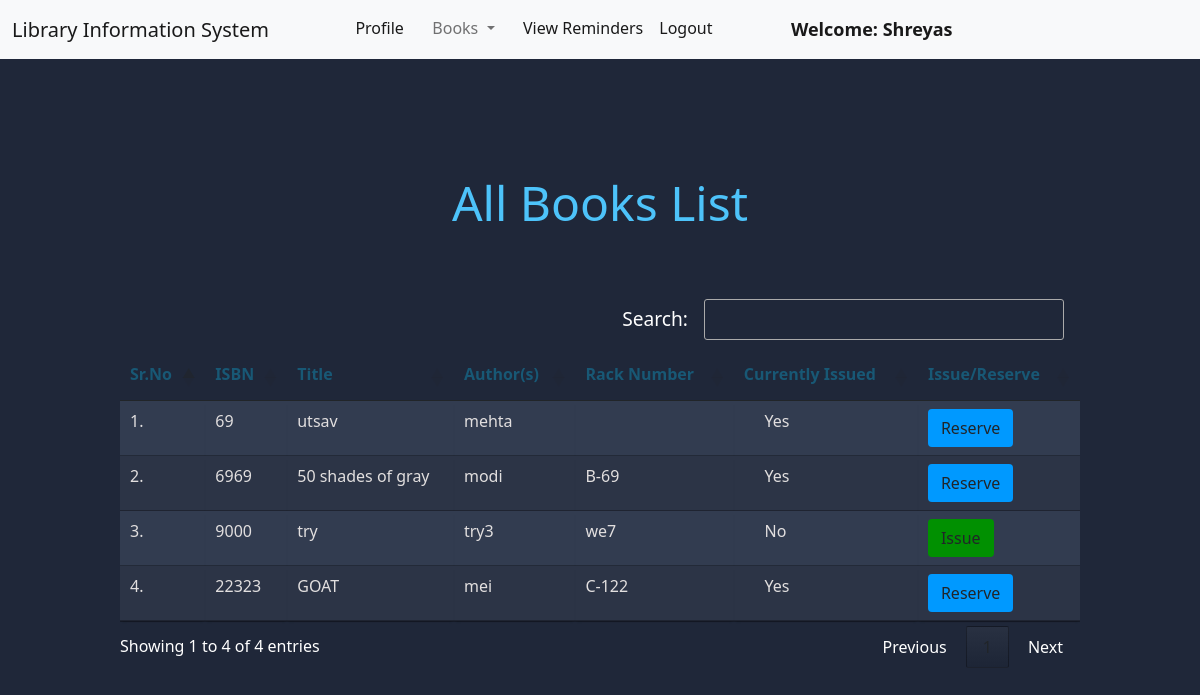
Before: /member/view_books/ (signed in) with the older database file.
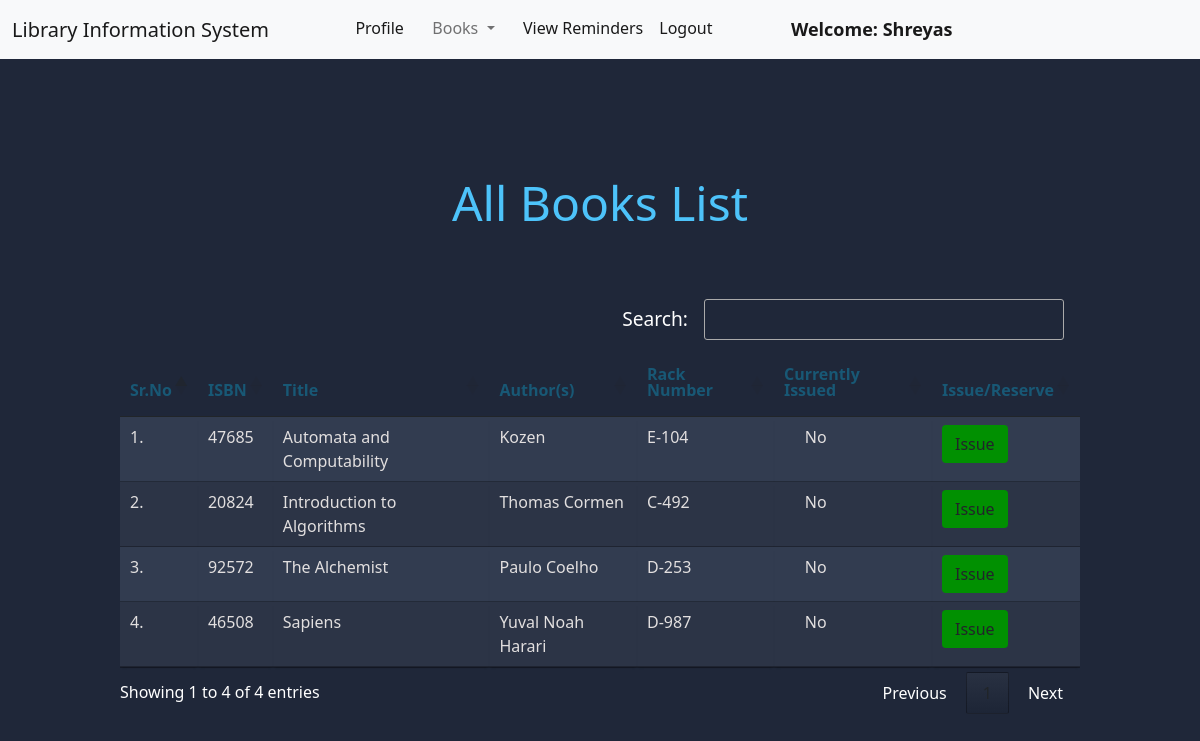
After: the same page with the newer database file.
### book/models.py (models this page shows, shortened)
class Book(models.Model):
    title = models.CharField(max_length=200)
    author = models.CharField(max_length=200)
    isbn = models.CharField(max_length= 20)
    rack_number = models.CharField(max_length= 10)
    issue_date = models.DateField(null= True)
    date_added = models.DateField(null=True)
    return_requested = models.BooleanField(default=False)
    last_issued_date = models.DateField(null=True)
    issue_member = models.ForeignKey("member.Member", on_delete = models.SET_NULL, null = True)
    active_reserve_date = models.DateField(null=True, default=None)
    active_reserve_by = models.CharField(max_length=200, default="")

### member/views.py (the view)
# urls.py: path("view_books/", views.view_books, name="view_books"),
@login_required(login_url = '/member/login')
def view_books(request):
    update_active_reservations()
    books = Book.objects.all()
    return render(request, "member/view_books.html", {'books' :books})

### member/views.py (called while the page is built)
def update_active_reservations():
    for book in Book.objects.all():
        if book.active_reserve_date != None and (book.active_reserve_date + relativedelta(days = 7)) < datetime.date.today() :
            active_member = book.member_set.order_by('reserve_datetime').first()
            active_member.reserved_book = None
            active_member.reserve_datetime = None
            active_member.save()
            try:
                new_active_member = book.member_set.order_by('reserve_datetime').first()
                book.active_reserve_by = new_active_member.user.username
                book.active_reserve_date = datetime.date.today()
                reservation_reminder(new_active_member,book)
            except(Exception):
                book.active_reserve_date = None
                book.active_reserve_by = ""
            book.save()
    return

### member/templates/member/view_books.html (shortened to what this page needs)
{% extends 'member/member_navbar.html' %}
{% load static %}
{% block body %}
<div class="container mt-4">
    <h1 class="text-center page-title"><strong>All Books List</strong></h1>
    <table class="table table-hover" id="example">
        <thead>
            <tr>
                <th><h1>Sr.No</h1></th>
                <th><h1>ISBN</h1></th>
                <th><h1>Title</h1></th>
                <th><h1>Author(s)</h1></th>
                <th><h1>Rack Number</h1></th>
                <th><h1>Currently Issued</h1></th>
                <th><h1>Issue/Reserve</h1></th>
            </tr>
        </thead>
        <tbody>
            {% for book in books %}
            <tr>
                <td>{{forloop.counter}}.</td>
                <td>{{book.isbn}}</td>
                <td>{{book.title}}</td>
                <td>{{book.author}}</td>
                <td>{{book.rack_number}}</td>
                {% if book.issue_date is "" or book.issue_date is null %}
                    <td>&nbsp;&nbsp;&nbsp;&nbsp;&nbsp;No</td>
                    <td><a href="/member/issue_book/{{book.id}}/" class="btn btn-issue" onclick="return confirm('Are you sure you want to Issue this book?')">Issue</a></td>
                {% else %}
                    <td>&nbsp;&nbsp;&nbsp;&nbsp;&nbsp;Yes</td>
                    <td><a href="/member/reserve_book/{{book.id}}/" class="btn btn-reserve" onclick="return confirm('Are you sure you want to Reserve this book?')">Reserve</a></td>
                {% endif %}
            </tr>
            {% endfor %}
        </tbody>
    </table>
    </div>
{% endblock %}

### member/templates/member/member_navbar.html (shortened to what this page needs)
<!doctype html>
<html lang="en">
  <head>
    <link href="https://cdn.jsdelivr.net/npm/bootstrap@5.1.0/dist/css/bootstrap.min.css" rel="stylesheet">
    <link rel="stylesheet" href="https://cdn.datatables.net/1.10.25/css/jquery.dataTables.min.css">
    <link rel="stylesheet" href="https://cdn.datatables.net/buttons/1.7.1/css/buttons.dataTables.min.css">
  </head>
  <body>
    <nav class="navbar navbar-expand-lg navbar-light bg-light sticky-top">
        <div class="container-fluid">
          <a class="navbar-brand" href="#">Library Information System</a>
          <div class="collapse navbar-collapse" id="navbarSupportedContent">
            <ul class="navbar-nav me-auto mb-2 mb-lg-0">
              <li class="nav-item">
                <a class="nav-link active" aria-current="page" href="/member/profile/">Profile</a>
              </li>
              <li class="nav-item dropdown">
                <a class="nav-link dropdown-toggle" href="#" id="navbarDropdown" role="button" data-bs-toggle="dropdown" aria-expanded="false">
                  Books
                </a>
              </li>
              <li class="nav-item">
                <li><a class="nav-link active" href="/member/view_reminders">View Reminders</a></li>
              </li>
              <li class="nav-item">
                <a class="nav-link active" aria-current="page" href="/member/logout/">Logout</a>
              </li>
              <li class="nav-item display-msg-header">
                <a style="font-weight:600; font-family:'Segoe UI', Tahoma, Geneva, Verdana, sans-serif; font-size: large;" class="nav-link active" href="#">Welcome: {{request.user.first_name}}</a>
              </li>
            </ul>
          </div>
        </div>
      </nav>
      {% block body %}
      {% endblock %}
  </body>
</html>

### member/templates/member/view_books.html (style rules this page uses)
body { background-color: #1f2739; }
.btn-issue { background-color: rgb(1, 144, 1); }
h1 { font-size: 3em; font-weight: 300; line-height: 1em; text-align: center; padding: 3rem; color: #4dc3fa; }
.container th h1 { font-weight: bold; font-size: 1em; text-align: left; padding: 0rem; color: #185875; }
.container td { font-weight: normal; font-size: 1em; -webkit-box-shadow: 0 2px 2px -2px #0e1119; -moz-box-shadow: 0 2px 2px -2px #0e1119; box-shadow: 0 2px 2px -2px #0e1119; }
.container { text-align: left; overflow: hidden; width: 80%; margin: 0 auto; display: table; padding: 3rem 0 8em 0; }
.container td, .container th { padding-bottom: 2%; padding-top: 2%; padding-left: 2%; }
.container tr:nth-child(odd) { background-color: #323c50; }
.container tr:nth-child(even) { background-color: #2c3446; }
.container th { background-color: #1f2739; }
.container td { color: rgb(226, 223, 223); }
.page-title { font-family: 'Segoe UI', Tahoma, Geneva, Verdana, sans-serif; }

Changed rows visible on the page:
removed Book: isbn "69", title "utsav", author "mehta"
removed Book: isbn "6969", title "50 shades of gray", author "modi", rack_number "B-69"
removed Book: isbn "9000", title "try", author "try3", rack_number "we7"
removed Book: isbn "22323", title "GOAT", author "mei", rack_number "C-122"
added Book: isbn "47685", title "Automata and Computability", author "Kozen", rack_number "E-104"
added Book: isbn "20824", title "Introduction to Algorithms", author "Thomas Cormen", rack_number "C-492"
added Book: isbn "92572", title "The Alchemist", author "Paulo Coelho", rack_number "D-253"
added Book: isbn "46508", title "Sapiens", author "Yuval Noah Harari", rack_number "D-987"
